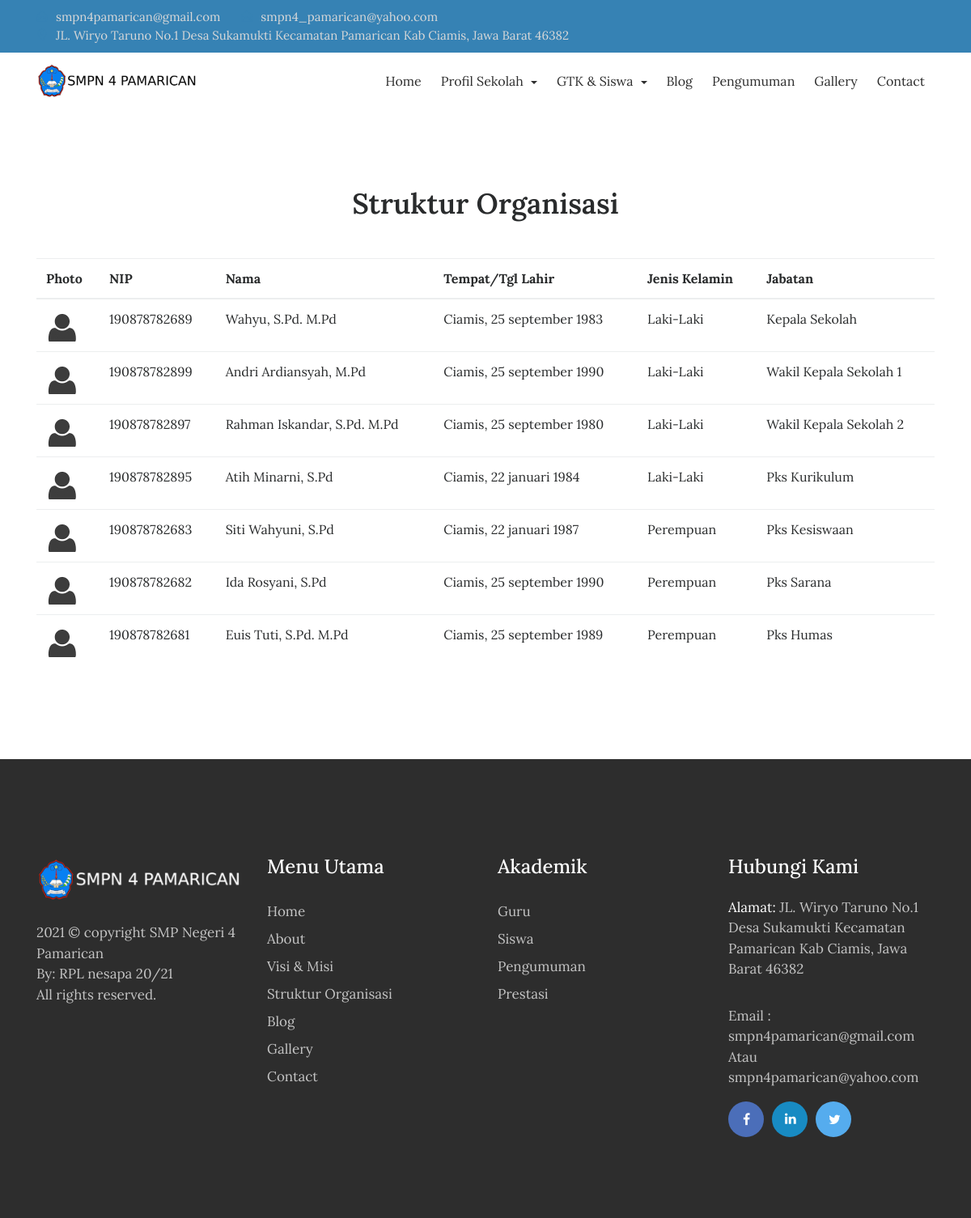
Page /index.php/struktur_organisasi on the committed database.
### tables this page shows
CREATE TABLE `tbl_struktur` (
  `id_jabatan` int(10) NOT NULL,
  `guru_nip` varchar(20) NOT NULL,
  `guru_nama` varchar(50) NOT NULL,
  `guru_jenkel` varchar(2) NOT NULL,
  `guru_tmp_lahir` varchar(20) NOT NULL,
  `guru_tgl_lahir` varchar(50) NOT NULL,
  `guru_jabatan` varchar(50) NOT NULL,
  `guru_photo` varchar(50) NOT NULL
);

### application/controllers/Struktur_organisasi.php (called while the page is built, shortened)
<?php
class struktur_organisasi extends CI_Controller{
	function __construct(){
		$this->load->model('m_struktur_organisasi');
	}
	function index(){
		$jum=$this->m_struktur_organisasi->struktur();
        $page=$this->uri->segment(3);
        if(!$page):
            $offset = 0;
        else:
            $offset = $page;
        endif;
        $limit=8;
        $config['base_url'] = base_url() . 'struktur/index/';
            $config['total_rows'] = $jum->num_rows();
            $config['per_page'] = $limit;
            $config['uri_segment'] = 3;
	          $config['full_tag_open']    = '<div class="pagging text-center"><nav><ul class="pagination justify-content-center">';
	          $config['full_tag_close']   = '</ul></nav></div>';
	          $config['num_tag_open']     = '<li class="page-item"><span class="page-link">';
	          $config['num_tag_close']    = '</span></li>';
	          $config['cur_tag_open']     = '<li class="page-item"><span class="page-link">';
	          $config['cur_tag_close']    = '<span class="sr-only">(current)</span></span></li>';
	          $config['next_tag_open']    = '<li class="page-item"><span class="page-link">';
	          $config['next_tagl_close']  = '<span aria-hidden="true">&raquo;</span></span></li>';
	          $config['prev_tag_open']    = '<li class="page-item"><span class="page-link">';
	          $config['prev_tagl_close']  = '</span>Next</li>';
	          $config['first_tag_open']   = '<li class="page-item"><span class="page-link">';
	          $config['first_tagl_close'] = '</span></li>';
	          $config['last_tag_open']    = '<li class="page-item"><span class="page-link">';
	          $config['last_tagl_close']  = '</span></li>';
            $config['first_link'] = 'Awal';
            $config['last_link'] = 'Akhir';
            $config['next_link'] = 'Next >>';
            $config['prev_link'] = '<< Prev';
            	$this->pagination->initialize($config);
				$x['page'] =$this->pagination->create_links();$x['data']=$this->m_struktur_organisasi->struktur_perpage($offset,$limit);
				$this->load->view('depan/v_struktur_organisasi',$x);
		}
	}

### index.php (called while the page is built, shortened)
<?php
require_once BASEPATH.'core/CodeIgniter.php';

### application/models/M_struktur_organisasi.php (called while the page is built, shortened)
<?php
class M_struktur_organisasi extends CI_Model{
	function struktur_perpage($offset,$limit){
		$hsl=$this->db->query("SELECT * FROM tbl_struktur limit $offset,$limit");
		return $hsl;
	}
}

### application/views/depan/v_struktur_organisasi.php (the view, shortened to what this page needs)
<!DOCTYPE html>
<html lang="en">
<head>
    <link rel="stylesheet" href="<?php echo base_url().'theme/css/bootstrap.min.css'?>">
    <link rel="stylesheet" href="<?php echo base_url().'theme/css/font-awesome.min.css'?>">
    <link rel="stylesheet" href="<?php echo base_url().'theme/css/simple-line-icons.css'?>">
    <link rel="stylesheet" href="<?php echo base_url().'theme/css/slick.css'?>">
    <link rel="stylesheet" href="<?php echo base_url().'theme/css/slick-theme.css'?>">
    <link rel="stylesheet" href="<?php echo base_url().'theme/css/owl.carousel.min.css'?>">
    <link href="<?php echo base_url().'theme/css/style.css'?>" rel="stylesheet">
</head>
<body>
  <div class="header-topbar">
        <div class="container">
            <div class="row">
                <div class="col-xs-6 col-sm-8 col-md-9">
                    <div class="header-top_address">
                        <div class="header-top_list">
                            <span class="icon-envelope-open"></span>smpn4pamarican@gmail.com
                        </div>
                        <div class="header-top_list">
                            <span class="icon-envelope-open"></span>smpn4_pamarican@yahoo.com
                        </div>
                        <div class="header-top_list">
                            <span class="icon-location-pin"></span>JL. Wiryo Taruno No.1 Desa Sukamukti Kecamatan Pamarican Kab Ciamis, Jawa Barat 46382
                        </div>
                    </div>
                </div>
            </div>
        </div>
    </div>
    <div data-toggle="affix">
        <div class="container nav-menu2">
            <div class="row">
                <div class="col-md-12">
                    <nav class="navbar navbar2 navbar-toggleable-md navbar-light bg-faded">
                        <a href="<?php echo site_url('');?>" class="navbar-brand nav-brand2"><img class="img img-responsive" width="200px;" src="<?php echo base_url().'theme/images/logosmp-dark.png'?>"></a>
                        <div class="collapse navbar-collapse justify-content-end" id="navbarNavDropdown">
                            <ul class="navbar-nav">
                                <li class="nav-item">
                                    <a class="nav-link" href="<?php echo site_url('');?>">Home</a>
                                </li>
                                <li class="nav-item dropdown">
                                <a class="nav-link dropdown-toggle" href="#" id="navbarDropdown" role="button" data-toggle="dropdown" aria-haspopup="true" aria-expanded="false">
                                Profil Sekolah
                                </a>
                                </li>
                                <li class="nav-item dropdown">
                                <a class="nav-link dropdown-toggle" href="#" id="navbarDropdown" role="button" data-toggle="dropdown" aria-haspopup="true" aria-expanded="false">
                                GTK & Siswa
                                </a>
                                </li>
                                <li class="nav-item">
                                    <a class="nav-link" href="<?php echo site_url('blog');?>">Blog</a>
                                </li>
                                <li class="nav-item">
                                    <a class="nav-link" href="<?php echo site_url('pengumuman');?>">Pengumuman</a>
                                </li>
                                <li class="nav-item">
                                    <a class="nav-link" href="<?php echo site_url('galeri');?>">Gallery</a>
                                </li>
                                <li class="nav-item">
                                  <a class="nav-link" href="<?php echo site_url('contact');?>">Contact</a>
                                </li>
                             </ul>
                        </div>
                    </nav>
                </div>
            </div>
        </div>
      </div>
<div class="carousel-inner" role="listbox">
<section class="our-teachers">
        <div class="container">
            <div class="row">
                <div class="col-md-12">
                    <h2 class="mb-5">Struktur Organisasi</h2>
                </div>
            </div>
<table class="table">
  <thead>
    <tr>
      <th scope="col">Photo</th>
      <th scope="col">NIP</th>
      <th scope="col">Nama</th>
      <th scope="col">Tempat/Tgl Lahir</th>
      <th scope="col">Jenis Kelamin</th>
      <th scope="col">Jabatan</th>
    </tr>
  </thead>
    <tbody>
         <?php
            foreach ($data->result_array() as $i) :
                $nip=$i['guru_nip'];
                $nama=$i['guru_nama'];
                $jenkel=$i['guru_jenkel'];
                $tmp_lahir=$i['guru_tmp_lahir'];
                $tgl_lahir=$i['guru_tgl_lahir'];
                $jabatan=$i['guru_jabatan'];
                $photo=$i['guru_photo'];
        ?>
         <tr>
                  <?php if(empty($photo)):?>
                  <td><img width="40" height="40" class="img-circle" src="<?php echo base_url().'assets/images/user_blank.png';?>"></td>
                  <?php else:?>
                  <td><img width="40" height="40" class="img-circle" src="<?php echo base_url().'assets/images/'.$photo;?>"></td>
                  <?php endif;?>
                  <td><?php echo $nip;?></td>
                  <td><?php echo $nama;?></td>
                  <td><?php echo $tmp_lahir.', '.$tgl_lahir;?></td>
                  <?php if($jenkel=='L'):?>
                  <td>Laki-Laki</td>
                  <?php else:?>
                  <td>Perempuan</td>
                  <?php endif;?>
                  <td><?php echo $jabatan;?></td>
                </tr>
                  <?php endforeach;?>
    </tbody>
</table>
</section>
<?php
    $this->load->view('depan/v_footer');
    ?>

### application/views/depan/v_footer.php (shortened to what this page needs)
<footer>
    <div class="container">
        <div class="row">
            <div class="col-md-3">
                <div class="foot-logo">
                    <a href="<?php echo site_url();?>">
                        <img src="<?php echo base_url().'theme/images/logosmp-white.png'?>" class="img-fluid" alt="footer_logo">
                    </a>
                    <p><?php echo date('Y');?> © copyright <a>SMP Negeri 4 Pamarican</a> <br>By: RPL nesapa 20/21<br>All rights reserved.</p>
                    </div>
                </div>
                <div class="col-md-3">
                    <div class="sitemap">
                        <h3>Menu Utama</h3>
                        <ul>
                            <li><a href="<?php echo site_url();?>">Home</a></li>
                            <li><a href="<?php echo site_url('about');?>">About</a></li>
                            <li><a href="<?php echo site_url('visi_misi');?>">Visi & Misi</a></li>
                            <li><a href="<?php echo site_url('struktur_organisasi');?>">Struktur Organisasi</a></li>
                            <li><a href="<?php echo site_url('artikel');?>">Blog </a></li>
                            <li><a href="<?php echo site_url('galeri');?>">Gallery</a></li>
                            <li><a href="<?php echo site_url('contact');?>">Contact</a></li>
                        </ul>
                    </div>
                </div>
                <div class="col-md-3">
                  <div class="sitemap">
                      <h3>Akademik</h3>
                      <ul>
                          <li><a href="<?php echo site_url('guru');?>">Guru</a></li>
                          <li><a href="<?php echo site_url('siswa');?>">Siswa </a></li>
                          <li><a href="<?php echo site_url('pengumuman');?>">Pengumuman</a></li>
                          <li><a href="<?php echo site_url('prestasi_siswa');?>">Prestasi</a></li>
                      </ul>
                  </div>
                </div>
                <div class="col-md-3">
                    <div class="address">
                        <h3>Hubungi Kami</h3>
                        <p><span>Alamat: </span> JL. Wiryo Taruno No.1 Desa Sukamukti Kecamatan Pamarican Kab Ciamis, Jawa Barat
46382</p>
                        <p>Email : smpn4pamarican@gmail.com
                            <br> Atau  smpn4pamarican@yahoo.com</p>
                            <ul class="footer-social-icons">
                                <li><a href="https://web.facebook.com/SMP-Negeri-4-Pamarican-1506247953036420"><i class="fa fa-facebook fa-fb" aria-hidden="true"></i></a></li>
                                <li><a href="#"><i class="fa fa-linkedin fa-in" aria-hidden="true"></i></a></li>
                                <li><a href="#"><i class="fa fa-twitter fa-tw" aria-hidden="true"></i></a></li>
                            </ul>
                        </div>
                    </div>
                </div>
            </div>
        </footer>
    </body>
    </html>

### rows in the picture
tbl_struktur: guru_nip "190878782689", guru_nama "Wahyu, S.Pd. M.Pd", guru_tmp_lahir "Ciamis", guru_tgl_lahir "25 september 1983", guru_jenkel "Laki-Laki", guru_jabatan "Kepala Sekolah"
tbl_struktur: guru_nip "190878782899", guru_nama "Andri Ardiansyah, M.Pd", guru_tmp_lahir "Ciamis", guru_tgl_lahir "25 september 1990", guru_jenkel "Laki-Laki", guru_jabatan "Wakil Kepala Sekolah 1"
tbl_struktur: guru_nip "190878782897", guru_nama "Rahman Iskandar, S.Pd. M.Pd", guru_tmp_lahir "Ciamis", guru_tgl_lahir "25 september 1980", guru_jenkel "Laki-Laki", guru_jabatan "Wakil Kepala Sekolah 2"
tbl_struktur: guru_nip "190878782895", guru_nama "Atih Minarni, S.Pd", guru_tmp_lahir "Ciamis", guru_tgl_lahir "22 januari 1984", guru_jenkel "Laki-Laki", guru_jabatan "Pks Kurikulum"
tbl_struktur: guru_nip "190878782683", guru_nama "Siti Wahyuni, S.Pd", guru_tmp_lahir "Ciamis", guru_tgl_lahir "22 januari 1987", guru_jenkel "Perempuan", guru_jabatan "Pks Kesiswaan"
tbl_struktur: guru_nip "190878782682", guru_nama "Ida Rosyani, S.Pd", guru_tmp_lahir "Ciamis", guru_tgl_lahir "25 september 1990", guru_jenkel "Perempuan", guru_jabatan "Pks Sarana"
tbl_struktur: guru_nip "190878782681", guru_nama "Euis Tuti, S.Pd. M.Pd", guru_tmp_lahir "Ciamis", guru_tgl_lahir "25 september 1989", guru_jenkel "Perempuan", guru_jabatan "Pks Humas"
